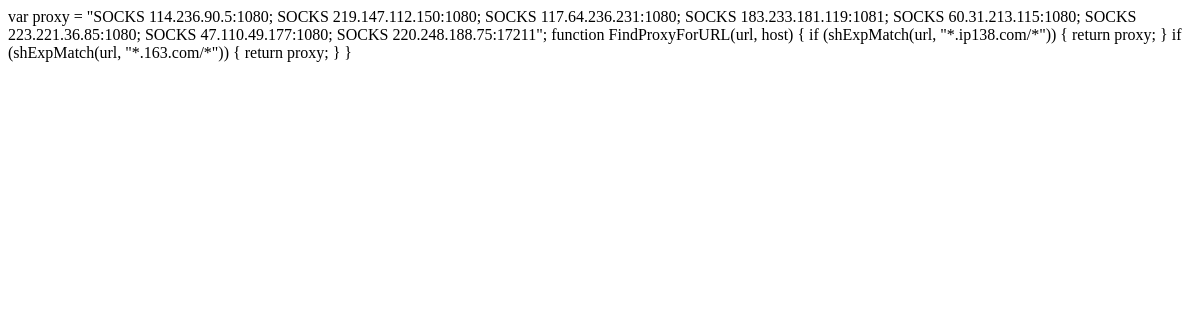
The page /proxy on the database as committed earlier.
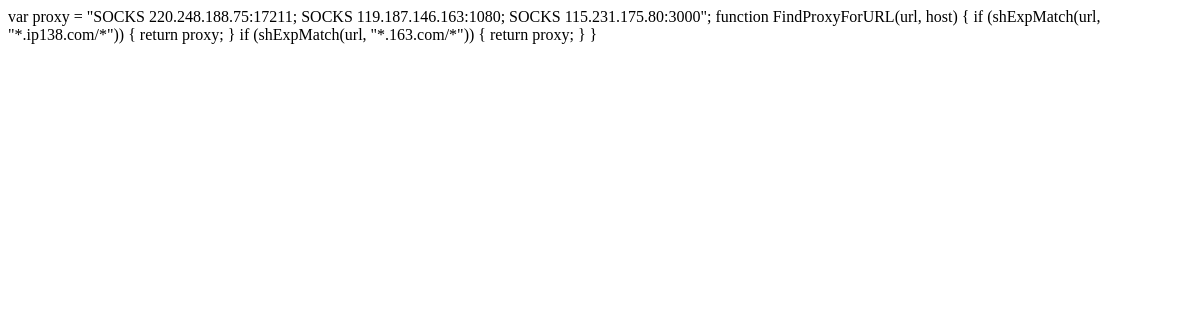
The same page on the database as committed later.
### tables this page shows
CREATE TABLE proxy (
            id        INTEGER   PRIMARY KEY AUTOINCREMENT,
            author_id INTEGER   NOT NULL,
            created   TIMESTAMP,
            updated   TIMESTAMP,
            delay     TEXT,
            ip        TEXT      NOT NULL
                                UNIQUE,
            port      TEXT      NOT NULL,
            FOREIGN KEY (
                author_id
            )
            REFERENCES user (id));

### flaskr/blog.py (the view)
@bp.route('/proxy')
def proxy():
    db = get_db()
    records = db.execute(
        'SELECT ip, port'
        ' FROM proxy p JOIN user u ON p.author_id = u.id'
        ' WHERE updated =(SELECT MAX(updated) FROM proxy)'
        ' ORDER BY delay ASC'
    ).fetchall()
    return render_template('proxy.html', records=records)

### flaskr/auth.py (called while the page is built)
@bp.before_app_request
def load_logged_in_user():
    user_id = session.get('user_id')
    if user_id is None:
        g.user = None
    else:
        g.user = get_db().execute(
            'SELECT * FROM user WHERE id = ?', (user_id,)
        ).fetchone()

### flaskr/db.py (called while the page is built)
def get_db():
    if 'db' not in g:
        g.db = sqlite3.connect(
            current_app.config['DATABASE'],
            detect_types=sqlite3.PARSE_DECLTYPES
        )
        g.db.row_factory = sqlite3.Row
    return g.db

### flaskr/templates/proxy.html
var proxy = "{%+ for r in records -%}SOCKS {{ r['ip'] }}:{{ r['port'] }}{%+ if not loop.last %}; {% endif %}{%- endfor %}";
function FindProxyForURL(url, host) {
if (shExpMatch(url, "*.ip138.com/*")) {
return proxy;
}
if (shExpMatch(url, "*.163.com/*")) {
return proxy;
}
}

Rows that differ between the two databases and show on the page:
removed proxy: ip "114.236.90.5", port "1080"
removed proxy: ip "219.147.112.150", port "1080"
removed proxy: ip "117.64.236.231", port "1080"
removed proxy: ip "183.233.181.119", port "1081"
removed proxy: ip "60.31.213.115", port "1080"
removed proxy: ip "223.221.36.85", port "1080"
removed proxy: ip "47.110.49.177", port "1080"
added proxy: ip "119.187.146.163", port "1080"
added proxy: ip "115.231.175.80", port "3000"
